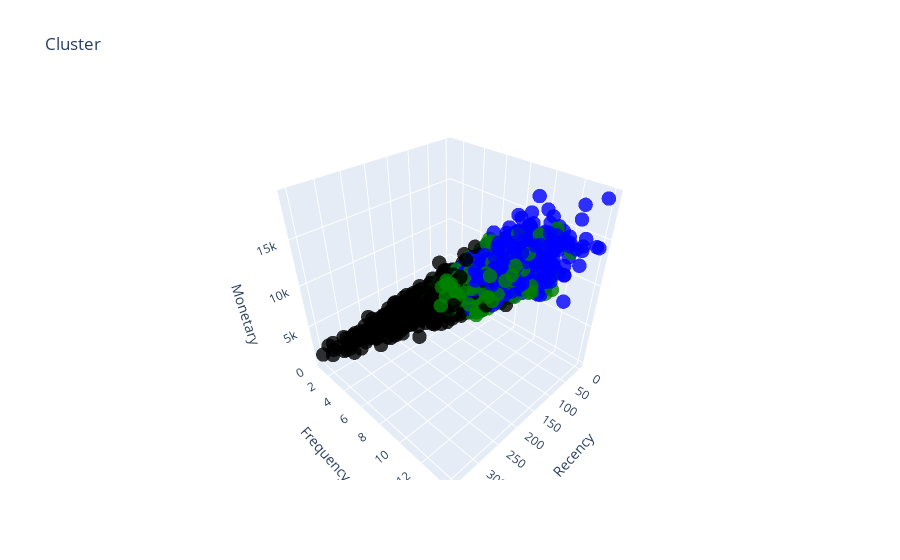

This figure's notebook cell:
### Code cell
# Visualization using Plotly in 3D

import plotly as py
import plotly.graph_objs as go

# Create a color mapping for each customer segment.
color_map = {
    'VIP': 'blue',
    'Loyal': 'green',
    'General': 'black'
}

# Change the marker color using mapping.
colors = [color_map[segment] for segment in rfm['Customer_Segment']]

trace1_non_ml = go.Scatter3d(
    x=rfm['Recency'],
    y=rfm['Frequency'],
    z=rfm['Monetary'],
    mode='markers',
    marker=dict(color=colors, size=5, opacity=0.8)  # Use colors
)

dataa1_non_ml = [trace1_non_ml]

layout1_non_ml = go.Layout(
    title='Cluster',
    scene=dict(
        xaxis=dict(title='Recency'),
        yaxis=dict(title='Frequency'),
        zaxis=dict(title='Monetary')
    )
)

fig1_non_ml = go.Figure(data=dataa1_non_ml, layout=layout1_non_ml)
py.offline.iplot(fig1_non_ml)

### Figure 1 — Plotly figure (JSON) as saved in the notebook; plotly's stock layout.template omitted (floating-point values rounded to 4 significant figures; data arrays with more than 128 entries replaced by an {"elided": "..."} marker saying what was removed)
{"data": [{"marker": {"color": {"elided": "3490 str values"}, "opacity": 0.8, "size": 5}, "mode": "markers", "type": "scatter3d", "x": {"elided": "3490 int values"}, "y": {"elided": "3490 int values"}, "z": {"elided": "3490 float values"}}], "layout": {"scene": {"xaxis": {"title": {"text": "Recency"}}, "yaxis": {"title": {"text": "Frequency"}}, "zaxis": {"title": {"text": "Monetary"}}}, "title": {"text": "Cluster"}}}
